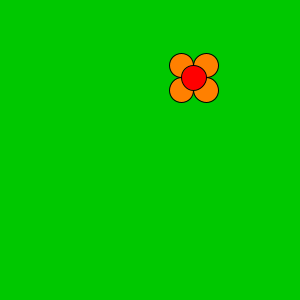
Frame 1 (no input)
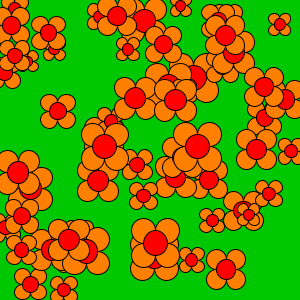
Frame 60 (the mouse pressed at the canvas centre just before this capture)
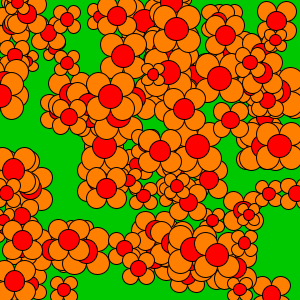
Frame 120 (the mouse held since frame 60 and released just before this capture)

The Processing sketch that drew these frames (run headless with seeded random() and noise(); from frame 60 on, the mouse is pressed at the canvas centre):

// Processing sketch: flower_random_spawn
// ── flower_random_spawn.pde
void setup() {
  size(300, 300);
  background(0, 200, 0);
}

void draw() {
  drawFlower(random(width), random(height), random(10, 25));
}

void drawFlower(float flowerX, float flowerY, float petalSize) {
  float petalDistance = petalSize / 2;

  fill(255, 128, 0);

  // upper-left petal
  ellipse(flowerX - petalDistance, flowerY - petalDistance,
    petalSize, petalSize);

  // upper-right petal
  ellipse(flowerX + petalDistance, flowerY - petalDistance,
    petalSize, petalSize);

  // lower-left petal
  ellipse(flowerX - petalDistance, flowerY + petalDistance,
    petalSize, petalSize);

  // lower-right petal
  ellipse(flowerX + petalDistance, flowerY + petalDistance,
    petalSize, petalSize);

  // center petal
  fill(255, 0, 0);
  ellipse(flowerX, flowerY,
    petalSize, petalSize);
}
